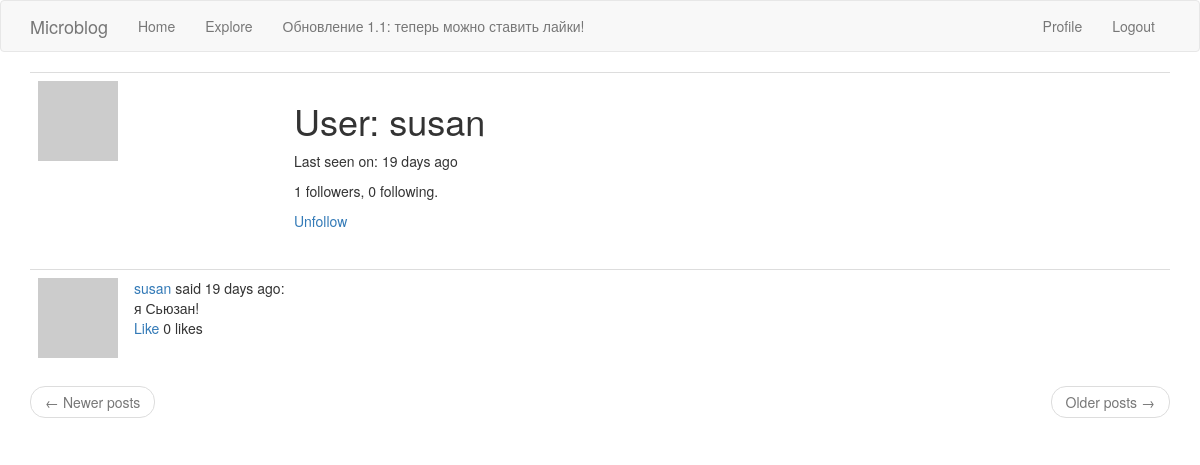
The app's page /user/susan (signed in), older data.
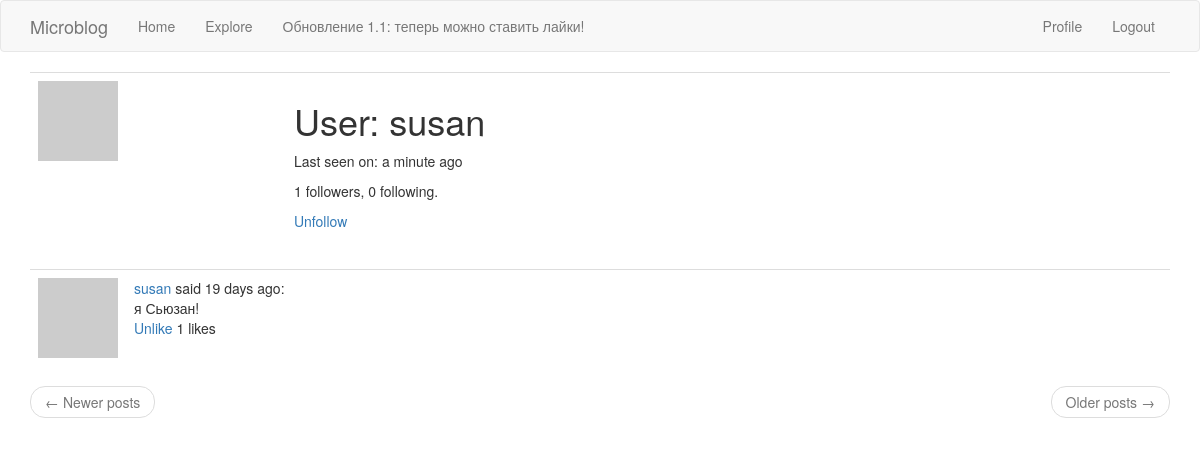
The same page, newer data.
### app/models.py (models this page shows, shortened)
class User(UserMixin, db.Model):
    id = db.Column(db.Integer, primary_key=True)
    username = db.Column(db.String(64), index=True, unique=True)
    email = db.Column(db.String(120), index=True, unique=True)
    password_hash = db.Column(db.String(128))
    posts = db.relationship('Post', backref='author', lazy='dynamic')
    about_me = db.Column(db.String(140))
    last_seen = db.Column(db.DateTime, default=datetime.utcnow)
    followed = db.relationship(
        'User', secondary=followers,
        primaryjoin=(followers.c.follower_id == id),
        secondaryjoin=(followers.c.followed_id == id),
        backref=db.backref('followers', lazy='dynamic'), lazy='dynamic')
    liked = db.relationship(
        'PostLike',
        foreign_keys='PostLike.user_id',
        backref='user', lazy='dynamic')
    def avatar(self, size):
        digest = md5(self.email.lower().encode('utf-8')).hexdigest()
        return 'https://www.gravatar.com/avatar/{}?d=identicon&s={}'.format(
            digest, size)
    def is_following(self, user):
        return self.followed.filter(
            followers.c.followed_id == user.id).count() > 0
    def has_liked_post(self, post):
        return PostLike.query.filter(
            PostLike.user_id == self.id,
            PostLike.post_id == post.id).count() > 0

class Post(db.Model):
    id = db.Column(db.Integer, primary_key=True)
    body = db.Column(db.String(140))
    timestamp = db.Column(db.DateTime, index=True, default=datetime.utcnow)
    user_id = db.Column(db.Integer, db.ForeignKey('user.id'))
    likes = db.relationship('PostLike', backref='post', lazy='dynamic')

### app/routes.py (the view)
@app.route('/user/<username>')
@login_required
def user(username):
    user = User.query.filter_by(username=username).first_or_404()
    page = request.args.get('page', 1, type=int)
    posts = user.posts.order_by(Post.timestamp.desc()).paginate(
        page, app.config['POSTS_PER_PAGE'], False)
    next_url = url_for('user', username=user.username, page=posts.next_num) \
        if posts.has_next else None
    prev_url = url_for('user', username=user.username, page=posts.prev_num) \
        if posts.has_prev else None
    return render_template('user.html', user=user, posts=posts.items,
                            next_url=next_url, prev_url=prev_url)

### app/models.py (called while the page is built)
@login.user_loader
def load_user(id):
    return User.query.get(int(id))

### app/routes.py (called while the page is built)
@app.before_request
def before_request():
    if current_user.is_authenticated:
        current_user.last_seen = datetime.utcnow()
        db.session.commit()

### app/templates/user.html (shortened to what this page needs)
{% extends "base.html" %}
{% block app_content %}
    <table class="table table-hover">
        <tr>
            <td width="256px"><img src="{{ user.avatar(256) }}"></td>
            <td>
                <h1>User: {{ user.username }}</h1>
                {% if user.last_seen %}
                <p>Last seen on: {{ moment(user.last_seen).fromNow() }}</p>
                {% endif %}
                <p>{{ user.followers.count() }} followers, {{ user.followed.count() }} following.</p>
                {% if user == current_user %}
                <p><a href="{{ url_for('edit_profile') }}">Edit your profile</a></p>
                {% elif not current_user.is_following(user) %}
                <p><a href="{{ url_for('follow', username=user.username) }}">Follow</a></p>
                {% else %}
                <p><a href="{{ url_for('unfollow', username=user.username) }}">Unfollow</a></p>
                {% endif %}
            </td>
        </tr>
    </table>
    {% for post in posts %}
        {% include '_post.html' %}
    {% endfor %}
    <nav aria-label="...">
        <ul class="pager">
            <li class="previous{% if not prev_url %} disabled{% endif %}">
                <a href="{{ prev_url or '#' }}">
                    <span aria-hidden="true">&larr;</span> Newer posts
                </a>
            </li>
            <li class="next{% if not next_url %} disabled{% endif %}">
                <a href="{{ next_url or '#' }}">
                    Older posts <span aria-hidden="true">&rarr;</span>
                </a>
            </li>
        </ul>
    </nav>
{% endblock %}

### app/templates/_post.html
<table class="table table-hover">
    <tr>
        <td width="70px">
            <a href="{{ url_for('user', username=post.author.username) }}">
                <img src="{{ post.author.avatar(70) }}" />
            </a>
        </td>
        <td>
            <a href="{{ url_for('user', username=post.author.username) }}">
                {{ post.author.username }}
            </a>
            said {{ moment(post.timestamp).fromNow() }}:
            <br>
            {{ post.body }}
            <br>
            {% if current_user.has_liked_post(post) %}
                <a href="{{ url_for('like_action', post_id=post.id, action='unlike') }}">Unlike</a>
            {% else %}
                <a href="{{ url_for('like_action', post_id=post.id, action='like') }}">Like</a>
            {% endif %}
            {{ post.likes.count() }} likes
        </td>
    </tr>
</table>

Row changes from the older to the newer data that the page shows:
changed User "susan": last_seen "19 days ago" → "a minute ago"
computed for Post "я Сьюзан!": likes.count "0" → "1"; text "Like" → "Unlike"
